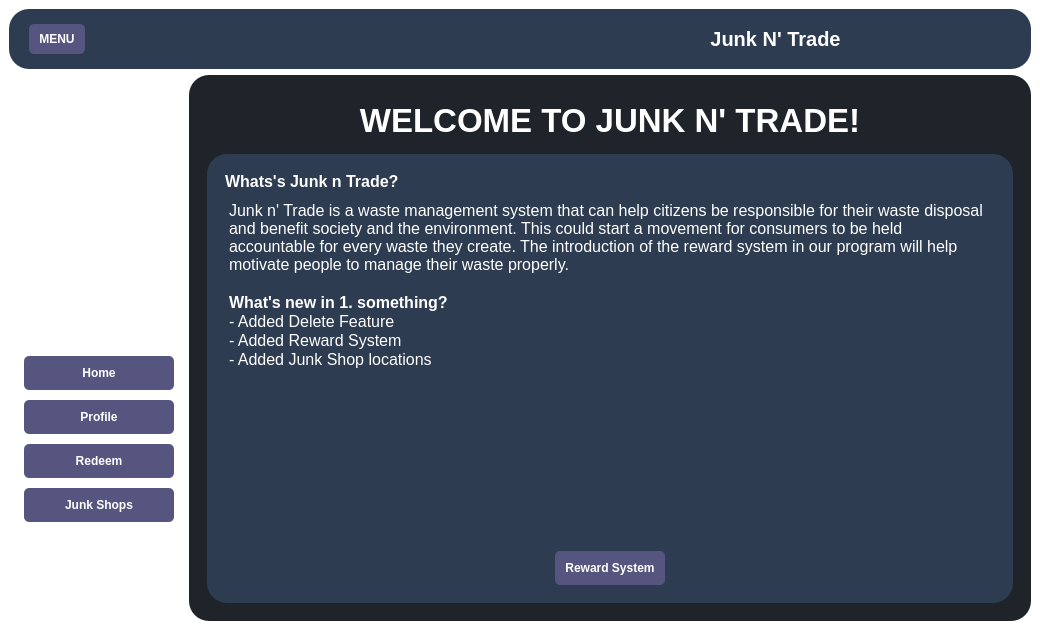
<?xml version="1.0" encoding="UTF-8"?>
<ui version="4.0">
 <class>MainWindow</class>
 <widget class="QMainWindow" name="MainWindow">
  <property name="geometry">
   <rect>
    <x>0</x>
    <y>0</y>
    <width>1040</width>
    <height>630</height>
   </rect>
  </property>
  <property name="maximumSize">
   <size>
    <width>1280</width>
    <height>720</height>
   </size>
  </property>
  <property name="windowTitle">
   <string>MainWindow</string>
  </property>
  <property name="styleSheet">
   <string notr="true">* {
	border: none;
	background-color: transparent;
}

#header {
	background-color:  rgb(45, 60, 81);
	border-radius: 20px;
}

#centralwidget {
	background-color: qlineargradient(spread:pad, x1:0, y1:0, x2:1, y2:1, stop:0 rgba(44, 0, 		    		134, 255), stop:1 rgba(28, 124, 31, 255));
	border-radius: 20px;
	
}

#sideMenu {
	background-color: transparent;
	color: #fff;
}

QLabel {
	color: #fff
}
QPushButton {
	padding: 10px;
	background-color: rgb(85, 85, 127);
	border-radius: 5px;
	color: #fff;
}

#mainMenu {
	background-color: #1f232a;
	border-radius: 20px;
}

QPushButton:hover {
	background-color: rgb(30, 215, 96);
}

QPushButton:pressed {
	background-color: rgb(255, 255, 255);
}

QTextEdit {
	color: #fff;
}

</string>
  </property>
  <widget class="QWidget" name="centralwidget">
   <layout class="QVBoxLayout" name="verticalLayout">
    <item alignment="Qt::AlignTop">
     <widget class="QFrame" name="header">
      <property name="minimumSize">
       <size>
        <width>0</width>
        <height>60</height>
       </size>
      </property>
      <property name="maximumSize">
       <size>
        <width>16777215</width>
        <height>70</height>
       </size>
      </property>
      <property name="frameShape">
       <enum>QFrame::Box</enum>
      </property>
      <property name="frameShadow">
       <enum>QFrame::Raised</enum>
      </property>
      <layout class="QHBoxLayout" name="horizontalLayout_2">
       <property name="spacing">
        <number>0</number>
       </property>
       <property name="leftMargin">
        <number>0</number>
       </property>
       <property name="topMargin">
        <number>0</number>
       </property>
       <property name="rightMargin">
        <number>0</number>
       </property>
       <property name="bottomMargin">
        <number>0</number>
       </property>
       <item alignment="Qt::AlignLeft">
        <widget class="QFrame" name="frame">
         <property name="sizePolicy">
          <sizepolicy hsizetype="Preferred" vsizetype="Preferred">
           <horstretch>0</horstretch>
           <verstretch>0</verstretch>
          </sizepolicy>
         </property>
         <property name="minimumSize">
          <size>
           <width>0</width>
           <height>50</height>
          </size>
         </property>
         <property name="maximumSize">
          <size>
           <width>16777215</width>
           <height>50</height>
          </size>
         </property>
         <property name="frameShape">
          <enum>QFrame::Box</enum>
         </property>
         <property name="frameShadow">
          <enum>QFrame::Raised</enum>
         </property>
         <layout class="QHBoxLayout" name="horizontalLayout_3">
          <property name="spacing">
           <number>10</number>
          </property>
          <property name="leftMargin">
           <number>20</number>
          </property>
          <property name="topMargin">
           <number>0</number>
          </property>
          <property name="rightMargin">
           <number>0</number>
          </property>
          <property name="bottomMargin">
           <number>0</number>
          </property>
          <item>
           <widget class="QPushButton" name="menuBtn">
            <property name="minimumSize">
             <size>
              <width>0</width>
              <height>30</height>
             </size>
            </property>
            <property name="maximumSize">
             <size>
              <width>16777215</width>
              <height>30</height>
             </size>
            </property>
            <property name="font">
             <font>
              <weight>75</weight>
              <bold>true</bold>
             </font>
            </property>
            <property name="text">
             <string>MENU</string>
            </property>
            <property name="icon">
             <iconset resource="icons.qrc">
              <normaloff>:/icons/icons/align-justify.svg</normaloff>:/icons/icons/align-justify.svg</iconset>
            </property>
            <property name="iconSize">
             <size>
              <width>24</width>
              <height>24</height>
             </size>
            </property>
           </widget>
          </item>
         </layout>
        </widget>
       </item>
       <item>
        <widget class="QFrame" name="frame_3">
         <property name="frameShape">
          <enum>QFrame::Box</enum>
         </property>
         <property name="frameShadow">
          <enum>QFrame::Raised</enum>
         </property>
         <layout class="QVBoxLayout" name="verticalLayout_4">
          <item>
           <widget class="QLabel" name="appname">
            <property name="font">
             <font>
              <pointsize>15</pointsize>
              <weight>75</weight>
              <bold>true</bold>
             </font>
            </property>
            <property name="text">
             <string>Junk N' Trade</string>
            </property>
            <property name="alignment">
             <set>Qt::AlignCenter</set>
            </property>
           </widget>
          </item>
         </layout>
        </widget>
       </item>
      </layout>
     </widget>
    </item>
    <item>
     <widget class="QFrame" name="frame_2">
      <property name="sizePolicy">
       <sizepolicy hsizetype="Preferred" vsizetype="Expanding">
        <horstretch>0</horstretch>
        <verstretch>0</verstretch>
       </sizepolicy>
      </property>
      <property name="frameShape">
       <enum>QFrame::Box</enum>
      </property>
      <property name="frameShadow">
       <enum>QFrame::Raised</enum>
      </property>
      <layout class="QHBoxLayout" name="horizontalLayout">
       <property name="spacing">
        <number>0</number>
       </property>
       <property name="leftMargin">
        <number>0</number>
       </property>
       <property name="topMargin">
        <number>0</number>
       </property>
       <property name="rightMargin">
        <number>0</number>
       </property>
       <property name="bottomMargin">
        <number>0</number>
       </property>
       <item>
        <widget class="QCustomSlideMenu" name="sideMenu" native="true">
         <property name="sizePolicy">
          <sizepolicy hsizetype="Preferred" vsizetype="Preferred">
           <horstretch>0</horstretch>
           <verstretch>0</verstretch>
          </sizepolicy>
         </property>
         <layout class="QVBoxLayout" name="verticalLayout_2">
          <property name="spacing">
           <number>0</number>
          </property>
          <property name="leftMargin">
           <number>15</number>
          </property>
          <property name="topMargin">
           <number>0</number>
          </property>
          <property name="rightMargin">
           <number>15</number>
          </property>
          <property name="bottomMargin">
           <number>15</number>
          </property>
          <item>
           <widget class="QFrame" name="appIcon">
            <property name="frameShape">
             <enum>QFrame::StyledPanel</enum>
            </property>
            <property name="frameShadow">
             <enum>QFrame::Raised</enum>
            </property>
            <layout class="QVBoxLayout" name="verticalLayout_11">
             <property name="spacing">
              <number>0</number>
             </property>
             <property name="leftMargin">
              <number>0</number>
             </property>
             <property name="topMargin">
              <number>0</number>
             </property>
             <property name="rightMargin">
              <number>0</number>
             </property>
             <property name="bottomMargin">
              <number>0</number>
             </property>
             <item>
              <widget class="QLabel" name="label_10">
               <property name="mouseTracking">
                <bool>false</bool>
               </property>
               <property name="styleSheet">
                <string notr="true">image: url(:/logo/logo/logo_1.2.png);</string>
               </property>
               <property name="text">
                <string/>
               </property>
              </widget>
             </item>
            </layout>
           </widget>
          </item>
          <item alignment="Qt::AlignLeft|Qt::AlignTop">
           <widget class="QFrame" name="frame_4">
            <property name="minimumSize">
             <size>
              <width>150</width>
              <height>0</height>
             </size>
            </property>
            <property name="maximumSize">
             <size>
              <width>150</width>
              <height>16777215</height>
             </size>
            </property>
            <property name="font">
             <font>
              <kerning>true</kerning>
             </font>
            </property>
            <property name="frameShape">
             <enum>QFrame::Box</enum>
            </property>
            <layout class="QVBoxLayout" name="verticalLayout_3">
             <property name="spacing">
              <number>10</number>
             </property>
             <property name="leftMargin">
              <number>0</number>
             </property>
             <property name="topMargin">
              <number>15</number>
             </property>
             <property name="rightMargin">
              <number>0</number>
             </property>
             <property name="bottomMargin">
              <number>0</number>
             </property>
             <item>
              <widget class="QPushButton" name="homeBtn">
               <property name="font">
                <font>
                 <weight>75</weight>
                 <bold>true</bold>
                </font>
               </property>
               <property name="text">
                <string>Home</string>
               </property>
               <property name="icon">
                <iconset resource="icons.qrc">
                 <normaloff>:/icons/icons/home.svg</normaloff>:/icons/icons/home.svg</iconset>
               </property>
               <property name="iconSize">
                <size>
                 <width>24</width>
                 <height>24</height>
                </size>
               </property>
              </widget>
             </item>
             <item>
              <widget class="QPushButton" name="profileBtn">
               <property name="font">
                <font>
                 <weight>75</weight>
                 <bold>true</bold>
                </font>
               </property>
               <property name="text">
                <string>Profile</string>
               </property>
               <property name="icon">
                <iconset resource="icons.qrc">
                 <normaloff>:/icons/icons/user.svg</normaloff>:/icons/icons/user.svg</iconset>
               </property>
               <property name="iconSize">
                <size>
                 <width>24</width>
                 <height>24</height>
                </size>
               </property>
              </widget>
             </item>
             <item>
              <widget class="QPushButton" name="redeemBtn">
               <property name="font">
                <font>
                 <weight>75</weight>
                 <bold>true</bold>
                </font>
               </property>
               <property name="text">
                <string>Redeem</string>
               </property>
               <property name="icon">
                <iconset resource="icons.qrc">
                 <normaloff>:/icons/icons/shopping-bag.svg</normaloff>:/icons/icons/shopping-bag.svg</iconset>
               </property>
               <property name="iconSize">
                <size>
                 <width>24</width>
                 <height>24</height>
                </size>
               </property>
              </widget>
             </item>
             <item>
              <widget class="QPushButton" name="junkBtn">
               <property name="font">
                <font>
                 <weight>75</weight>
                 <bold>true</bold>
                </font>
               </property>
               <property name="text">
                <string>Junk Shops</string>
               </property>
               <property name="icon">
                <iconset resource="icons.qrc">
                 <normaloff>:/icons/icons/map-pin.svg</normaloff>:/icons/icons/map-pin.svg</iconset>
               </property>
               <property name="iconSize">
                <size>
                 <width>24</width>
                 <height>24</height>
                </size>
               </property>
              </widget>
             </item>
            </layout>
           </widget>
          </item>
         </layout>
        </widget>
       </item>
       <item>
        <widget class="QFrame" name="mainMenu">
         <property name="sizePolicy">
          <sizepolicy hsizetype="Expanding" vsizetype="Preferred">
           <horstretch>0</horstretch>
           <verstretch>0</verstretch>
          </sizepolicy>
         </property>
         <layout class="QVBoxLayout" name="verticalLayout_5">
          <property name="spacing">
           <number>0</number>
          </property>
          <property name="leftMargin">
           <number>0</number>
          </property>
          <property name="topMargin">
           <number>0</number>
          </property>
          <property name="rightMargin">
           <number>0</number>
          </property>
          <property name="bottomMargin">
           <number>0</number>
          </property>
          <item>
           <widget class="QStackedWidget" name="stackedWidget">
            <property name="currentIndex">
             <number>0</number>
            </property>
            <widget class="QWidget" name="home">
             <layout class="QVBoxLayout" name="verticalLayout_12">
              <item>
               <widget class="QWidget" name="widget_7" native="true">
                <layout class="QVBoxLayout" name="verticalLayout_13">
                 <item>
                  <widget class="QFrame" name="frame_7">
                   <property name="maximumSize">
                    <size>
                     <width>16777215</width>
                     <height>70</height>
                    </size>
                   </property>
                   <property name="frameShape">
                    <enum>QFrame::StyledPanel</enum>
                   </property>
                   <property name="frameShadow">
                    <enum>QFrame::Raised</enum>
                   </property>
                   <layout class="QVBoxLayout" name="verticalLayout_14">
                    <item>
                     <widget class="QLabel" name="homeName">
                      <property name="font">
                       <font>
                        <pointsize>25</pointsize>
                        <weight>75</weight>
                        <italic>false</italic>
                        <bold>true</bold>
                       </font>
                      </property>
                      <property name="text">
                       <string>WELCOME TO JUNK N' TRADE!</string>
                      </property>
                      <property name="alignment">
                       <set>Qt::AlignCenter</set>
                      </property>
                     </widget>
                    </item>
                   </layout>
                  </widget>
                 </item>
                 <item>
                  <widget class="QFrame" name="stack_holder">
                   <property name="styleSheet">
                    <string notr="true">#stack_holder {
	background-color:  rgb(45, 60, 81);
	border-radius: 20px;
}</string>
                   </property>
                   <property name="frameShape">
                    <enum>QFrame::StyledPanel</enum>
                   </property>
                   <property name="frameShadow">
                    <enum>QFrame::Raised</enum>
                   </property>
                   <layout class="QVBoxLayout" name="verticalLayout_15">
                    <item>
                     <widget class="QStackedWidget" name="stackedWidget_2">
                      <widget class="QWidget" name="description">
                       <layout class="QVBoxLayout" name="verticalLayout_10">
                        <item>
                         <widget class="QLabel" name="label_11">
                          <property name="font">
                           <font>
                            <pointsize>12</pointsize>
                            <weight>75</weight>
                            <bold>true</bold>
                           </font>
                          </property>
                          <property name="text">
                           <string>Whats's Junk n Trade?</string>
                          </property>
                         </widget>
                        </item>
                        <item>
                         <widget class="QTextEdit" name="textEdit">
                          <property name="html">
                           <string>&lt;!DOCTYPE HTML PUBLIC &quot;-//W3C//DTD HTML 4.0//EN&quot; &quot;http://www.w3.org/TR/REC-html40/strict.dtd&quot;&gt;
&lt;html&gt;&lt;head&gt;&lt;meta name=&quot;qrichtext&quot; content=&quot;1&quot; /&gt;&lt;style type=&quot;text/css&quot;&gt;
p, li { white-space: pre-wrap; }
&lt;/style&gt;&lt;/head&gt;&lt;body style=&quot; font-family:'MS Shell Dlg 2'; font-size:7.8pt; font-weight:400; font-style:normal;&quot;&gt;
&lt;p style=&quot; margin-top:0px; margin-bottom:0px; margin-left:0px; margin-right:0px; -qt-block-indent:0; text-indent:0px;&quot;&gt;&lt;span style=&quot; font-size:12pt;&quot;&gt;Junk n' Trade is a waste management system that can help citizens be responsible for their waste disposal and benefit society and the environment. This could start a movement for consumers to be held accountable for every waste they create. The introduction of the reward system in our program will help motivate people to manage their waste properly.&lt;/span&gt;&lt;/p&gt;
&lt;p style=&quot;-qt-paragraph-type:empty; margin-top:0px; margin-bottom:0px; margin-left:0px; margin-right:0px; -qt-block-indent:0; text-indent:0px; font-size:12pt;&quot;&gt;&lt;br /&gt;&lt;/p&gt;
&lt;p style=&quot; margin-top:0px; margin-bottom:0px; margin-left:0px; margin-right:0px; -qt-block-indent:0; text-indent:0px;&quot;&gt;&lt;span style=&quot; font-size:12pt; font-weight:600;&quot;&gt;What's new in 1. something?&lt;/span&gt;&lt;/p&gt;
&lt;p style=&quot; margin-top:0px; margin-bottom:0px; margin-left:0px; margin-right:0px; -qt-block-indent:0; text-indent:0px;&quot;&gt;&lt;span style=&quot; font-size:12pt;&quot;&gt;- Added Delete Feature&lt;/span&gt;&lt;/p&gt;
&lt;p style=&quot; margin-top:0px; margin-bottom:0px; margin-left:0px; margin-right:0px; -qt-block-indent:0; text-indent:0px;&quot;&gt;&lt;span style=&quot; font-size:12pt;&quot;&gt;- Added Reward System&lt;/span&gt;&lt;/p&gt;
&lt;p style=&quot; margin-top:0px; margin-bottom:0px; margin-left:0px; margin-right:0px; -qt-block-indent:0; text-indent:0px;&quot;&gt;&lt;span style=&quot; font-size:12pt;&quot;&gt;- Added Junk Shop locations&lt;/span&gt;&lt;/p&gt;
&lt;p style=&quot;-qt-paragraph-type:empty; margin-top:0px; margin-bottom:0px; margin-left:0px; margin-right:0px; -qt-block-indent:0; text-indent:0px; font-size:12pt; font-weight:600;&quot;&gt;&lt;br /&gt;&lt;/p&gt;
&lt;p style=&quot;-qt-paragraph-type:empty; margin-top:0px; margin-bottom:0px; margin-left:0px; margin-right:0px; -qt-block-indent:0; text-indent:0px; font-size:10pt;&quot;&gt;&lt;br /&gt;&lt;/p&gt;&lt;/body&gt;&lt;/html&gt;</string>
                          </property>
                         </widget>
                        </item>
                        <item alignment="Qt::AlignHCenter">
                         <widget class="QFrame" name="frame_6">
                          <property name="maximumSize">
                           <size>
                            <width>16777215</width>
                            <height>50</height>
                           </size>
                          </property>
                          <property name="frameShape">
                           <enum>QFrame::StyledPanel</enum>
                          </property>
                          <property name="frameShadow">
                           <enum>QFrame::Raised</enum>
                          </property>
                          <layout class="QHBoxLayout" name="horizontalLayout_7">
                           <property name="spacing">
                            <number>0</number>
                           </property>
                           <property name="leftMargin">
                            <number>0</number>
                           </property>
                           <property name="topMargin">
                            <number>0</number>
                           </property>
                           <property name="rightMargin">
                            <number>0</number>
                           </property>
                           <property name="bottomMargin">
                            <number>0</number>
                           </property>
                           <item>
                            <widget class="QPushButton" name="rewardBtn">
                             <property name="font">
                              <font>
                               <weight>75</weight>
                               <bold>true</bold>
                              </font>
                             </property>
                             <property name="text">
                              <string>Reward System</string>
                             </property>
                             <property name="icon">
                              <iconset resource="icons.qrc">
                               <normaloff>:/icons/icons/tool.svg</normaloff>:/icons/icons/tool.svg</iconset>
                             </property>
                            </widget>
                           </item>
                          </layout>
                         </widget>
                        </item>
                       </layout>
                      </widget>
                      <widget class="QWidget" name="reward">
                       <layout class="QVBoxLayout" name="verticalLayout_17">
                        <item>
                         <widget class="QLabel" name="label_5">
                          <property name="minimumSize">
                           <size>
                            <width>0</width>
                            <height>0</height>
                           </size>
                          </property>
                          <property name="maximumSize">
                           <size>
                            <width>16777215</width>
                            <height>40</height>
                           </size>
                          </property>
                          <property name="font">
                           <font>
                            <pointsize>12</pointsize>
                            <weight>75</weight>
                            <bold>true</bold>
                           </font>
                          </property>
                          <property name="text">
                           <string>Reward System</string>
                          </property>
                         </widget>
                        </item>
                        <item>
                         <widget class="QScrollArea" name="scrollArea">
                          <property name="mouseTracking">
                           <bool>true</bool>
                          </property>
                          <property name="widgetResizable">
                           <bool>true</bool>
                          </property>
                          <widget class="QWidget" name="scrollAreaWidgetContents">
                           <property name="geometry">
                            <rect>
                             <x>-468</x>
                             <y>-1867</y>
                             <width>1605</width>
                             <height>2263</height>
                            </rect>
                           </property>
                           <property name="styleSheet">
                            <string notr="true"/>
                           </property>
                           <layout class="QHBoxLayout" name="horizontalLayout_8">
                            <item>
                             <widget class="QLabel" name="label_12">
                              <property name="text">
                               <string/>
                              </property>
                              <property name="pixmap">
                               <pixmap>logo/misc/white_reward.png</pixmap>
                              </property>
                             </widget>
                            </item>
                           </layout>
                          </widget>
                         </widget>
                        </item>
                        <item alignment="Qt::AlignHCenter|Qt::AlignVCenter">
                         <widget class="QFrame" name="frame_8">
                          <property name="frameShape">
                           <enum>QFrame::StyledPanel</enum>
                          </property>
                          <property name="frameShadow">
                           <enum>QFrame::Raised</enum>
                          </property>
                          <layout class="QVBoxLayout" name="verticalLayout_18">
                           <property name="spacing">
                            <number>0</number>
                           </property>
                           <property name="leftMargin">
                            <number>0</number>
                           </property>
                           <property name="topMargin">
                            <number>0</number>
                           </property>
                           <property name="rightMargin">
                            <number>0</number>
                           </property>
                           <property name="bottomMargin">
                            <number>0</number>
                           </property>
                           <item>
                            <widget class="QPushButton" name="wnBtn">
                             <property name="font">
                              <font>
                               <weight>75</weight>
                               <bold>true</bold>
                              </font>
                             </property>
                             <property name="text">
                              <string>What's JNT?</string>
                             </property>
                             <property name="icon">
                              <iconset resource="icons.qrc">
                               <normaloff>:/icons/icons/check-circle.svg</normaloff>:/icons/icons/check-circle.svg</iconset>
                             </property>
                            </widget>
                           </item>
                          </layout>
                         </widget>
                        </item>
                       </layout>
                      </widget>
                     </widget>
                    </item>
                   </layout>
                  </widget>
                 </item>
                </layout>
               </widget>
              </item>
             </layout>
            </widget>
            <widget class="QWidget" name="profile">
             <layout class="QVBoxLayout" name="verticalLayout_6">
              <item>
               <widget class="QFrame" name="frame_5">
                <property name="minimumSize">
                 <size>
                  <width>0</width>
                  <height>30</height>
                 </size>
                </property>
                <property name="frameShape">
                 <enum>QFrame::StyledPanel</enum>
                </property>
                <property name="frameShadow">
                 <enum>QFrame::Raised</enum>
                </property>
                <layout class="QHBoxLayout" name="horizontalLayout_6">
                 <item alignment="Qt::AlignHCenter">
                  <widget class="QLabel" name="profileTitle">
                   <property name="font">
                    <font>
                     <pointsize>15</pointsize>
                     <weight>75</weight>
                     <bold>true</bold>
                    </font>
                   </property>
                   <property name="text">
                    <string>PROFILE</string>
                   </property>
                  </widget>
                 </item>
                </layout>
               </widget>
              </item>
              <item>
               <widget class="QFrame" name="frame_5">
                <property name="styleSheet">
                 <string notr="true">#frame_5 {
	background-color:  rgb(45, 60, 81);
	border-radius: 20px;
}</string>
                </property>
                <layout class="QVBoxLayout" name="verticalLayout_7">
                 <item>
                  <widget class="QFrame" name="details">
                   <property name="sizePolicy">
                    <sizepolicy hsizetype="Expanding" vsizetype="Expanding">
                     <horstretch>0</horstretch>
                     <verstretch>0</verstretch>
                    </sizepolicy>
                   </property>
                   <property name="styleSheet">
                    <string notr="true"/>
                   </property>
                   <property name="frameShape">
                    <enum>QFrame::StyledPanel</enum>
                   </property>
                   <property name="frameShadow">
                    <enum>QFrame::Raised</enum>
                   </property>
                   <layout class="QHBoxLayout" name="horizontalLayout_4">
                    <item alignment="Qt::AlignHCenter">
                     <widget class="QFrame" name="columnA">
                      <property name="maximumSize">
                       <size>
                        <width>150</width>
                        <height>16777215</height>
                       </size>
                      </property>
                      <property name="frameShape">
                       <enum>QFrame::StyledPanel</enum>
                      </property>
                      <property name="frameShadow">
                       <enum>QFrame::Raised</enum>
                      </property>
                      <layout class="QVBoxLayout" name="verticalLayout_9">
                       <property name="rightMargin">
                        <number>9</number>
                       </property>
                       <item>
                        <widget class="QLabel" name="label">
                         <property name="font">
                          <font>
                           <weight>75</weight>
                           <bold>true</bold>
                          </font>
                         </property>
                         <property name="text">
                          <string>Member ID:</string>
                         </property>
                        </widget>
                       </item>
                       <item>
                        <widget class="QLabel" name="label_2">
                         <property name="font">
                          <font>
                           <weight>75</weight>
                           <bold>true</bold>
                          </font>
                         </property>
                         <property name="text">
                          <string>Username:</string>
                         </property>
                        </widget>
                       </item>
                       <item>
                        <widget class="QLabel" name="label_6">
                         <property name="font">
                          <font>
                           <weight>75</weight>
                           <bold>true</bold>
                          </font>
                         </property>
                         <property name="text">
                          <string>First Name:</string>
                         </property>
                        </widget>
                       </item>
                       <item>
                        <widget class="QLabel" name="label_8">
                         <property name="font">
                          <font>
                           <weight>75</weight>
                           <bold>true</bold>
                          </font>
                         </property>
                         <property name="text">
                          <string>Last name:</string>
                         </property>
                        </widget>
                       </item>
                       <item>
                        <widget class="QLabel" name="label_7">
                         <property name="font">
                          <font>
                           <weight>75</weight>
                           <bold>true</bold>
                          </font>
                         </property>
                         <property name="text">
                          <string>Contact No.:</string>
                         </property>
                        </widget>
                       </item>
                       <item>
                        <widget class="QLabel" name="label_9">
                         <property name="font">
                          <font>
                           <weight>75</weight>
                           <bold>true</bold>
                          </font>
                         </property>
                         <property name="text">
                          <string>Email Address:</string>
                         </property>
                        </widget>
                       </item>
                      </layout>
                     </widget>
                    </item>
                    <item>
                     <widget class="QFrame" name="columnB">
                      <property name="styleSheet">
                       <string notr="true">QLineEdit {
	background-color: #fff;
	border-radius: 10px;
}

QLineEdit:Focus {
	border: 2px solid #0000ff;
}</string>
                      </property>
                      <property name="frameShape">
                       <enum>QFrame::StyledPanel</enum>
                      </property>
                      <property name="frameShadow">
                       <enum>QFrame::Raised</enum>
                      </property>
                      <layout class="QVBoxLayout" name="verticalLayout_8">
                       <item>
                        <widget class="QLineEdit" name="memLine">
                         <property name="maximumSize">
                          <size>
                           <width>16777215</width>
                           <height>40</height>
                          </size>
                         </property>
                         <property name="placeholderText">
                          <string>eg. 0001</string>
                         </property>
                        </widget>
                       </item>
                       <item>
                        <widget class="QLineEdit" name="userLine">
                         <property name="maximumSize">
                          <size>
                           <width>16777215</width>
                           <height>40</height>
                          </size>
                         </property>
                         <property name="placeholderText">
                          <string>admin</string>
                         </property>
                        </widget>
                       </item>
                       <item>
                        <widget class="QLineEdit" name="fnLine">
                         <property name="maximumSize">
                          <size>
                           <width>16777215</width>
                           <height>40</height>
                          </size>
                         </property>
                         <property name="placeholderText">
                          <string>Victor</string>
                         </property>
                        </widget>
                       </item>
                       <item>
                        <widget class="QLineEdit" name="lnLine">
                         <property name="maximumSize">
                          <size>
                           <width>16777215</width>
                           <height>40</height>
                          </size>
                         </property>
                         <property name="placeholderText">
                          <string>Magtanggol</string>
                         </property>
                        </widget>
                       </item>
                       <item>
                        <widget class="QLineEdit" name="contLine">
                         <property name="maximumSize">
                          <size>
                           <width>16777215</width>
                           <height>40</height>
                          </size>
                         </property>
                         <property name="placeholderText">
                          <string>09123244127</string>
                         </property>
                        </widget>
                       </item>
                       <item>
                        <widget class="QLineEdit" name="emailLine">
                         <property name="maximumSize">
                          <size>
                           <width>16777215</width>
                           <height>40</height>
                          </size>
                         </property>
                         <property name="placeholderText">
                          <string>sample123@gmail.com</string>
                         </property>
                        </widget>
                       </item>
                      </layout>
                     </widget>
                    </item>
                   </layout>
                  </widget>
                 </item>
                 <item alignment="Qt::AlignHCenter">
                  <widget class="QFrame" name="logout">
                   <property name="maximumSize">
                    <size>
                     <width>16777215</width>
                     <height>55</height>
                    </size>
                   </property>
                   <property name="frameShape">
                    <enum>QFrame::StyledPanel</enum>
                   </property>
                   <property name="frameShadow">
                    <enum>QFrame::Raised</enum>
                   </property>
                   <layout class="QHBoxLayout" name="horizontalLayout_5">
                    <property name="leftMargin">
                     <number>0</number>
                    </property>
                    <property name="topMargin">
                     <number>0</number>
                    </property>
                    <property name="rightMargin">
                     <number>0</number>
                    </property>
                    <property name="bottomMargin">
                     <number>0</number>
                    </property>
                    <item>
                     <widget class="QPushButton" name="logOut">
                      <property name="font">
                       <font>
                        <weight>75</weight>
                        <bold>true</bold>
                       </font>
                      </property>
                      <property name="text">
                       <string>LOG OUT</string>
                      </property>
                      <property name="icon">
                       <iconset resource="icons.qrc">
                        <normaloff>:/icons/icons/log-out.svg</normaloff>:/icons/icons/log-out.svg</iconset>
                      </property>
                     </widget>
                    </item>
                    <item>
                     <widget class="QPushButton" name="updBtn">
                      <property name="font">
                       <font>
                        <weight>75</weight>
                        <bold>true</bold>
                       </font>
                      </property>
                      <property name="text">
                       <string>UPDATE PROFILE</string>
                      </property>
                      <property name="icon">
                       <iconset resource="icons.qrc">
                        <normaloff>:/icons/icons/save.svg</normaloff>:/icons/icons/save.svg</iconset>
                      </property>
                     </widget>
                    </item>
                    <item>
                     <widget class="QPushButton" name="pushButton">
                      <property name="font">
                       <font>
                        <weight>75</weight>
                        <bold>true</bold>
                       </font>
                      </property>
                      <property name="text">
                       <string>DELETE ACCOUNT</string>
                      </property>
                      <property name="icon">
                       <iconset resource="icons.qrc">
                        <normaloff>:/icons/icons/trash-2.svg</normaloff>:/icons/icons/trash-2.svg</iconset>
                      </property>
                     </widget>
                    </item>
                   </layout>
                  </widget>
                 </item>
                </layout>
               </widget>
              </item>
             </layout>
            </widget>
            <widget class="QWidget" name="redeem">
             <layout class="QVBoxLayout" name="verticalLayout_16">
              <item>
               <widget class="QFrame" name="redeemFrame">
                <property name="maximumSize">
                 <size>
                  <width>16777215</width>
                  <height>16777215</height>
                 </size>
                </property>
                <property name="styleSheet">
                 <string notr="true"/>
                </property>
                <property name="frameShape">
                 <enum>QFrame::StyledPanel</enum>
                </property>
                <property name="frameShadow">
                 <enum>QFrame::Raised</enum>
                </property>
                <layout class="QHBoxLayout" name="horizontalLayout_9">
                 <item>
                  <widget class="QLabel" name="label_3">
                   <property name="maximumSize">
                    <size>
                     <width>16777215</width>
                     <height>50</height>
                    </size>
                   </property>
                   <property name="font">
                    <font>
                     <pointsize>25</pointsize>
                     <weight>75</weight>
                     <bold>true</bold>
                    </font>
                   </property>
                   <property name="styleSheet">
                    <string notr="true"/>
                   </property>
                   <property name="text">
                    <string>REDEEM</string>
                   </property>
                   <property name="alignment">
                    <set>Qt::AlignCenter</set>
                   </property>
                  </widget>
                 </item>
                 <item>
                  <widget class="QWidget" name="pointBox" native="true">
                   <widget class="QLabel" name="label_13">
                    <property name="geometry">
                     <rect>
                      <x>90</x>
                      <y>10</y>
                      <width>55</width>
                      <height>16</height>
                     </rect>
                    </property>
                    <property name="text">
                     <string>TextLabel</string>
                    </property>
                   </widget>
                   <widget class="QLineEdit" name="lineEdit">
                    <property name="geometry">
                     <rect>
                      <x>210</x>
                      <y>10</y>
                      <width>113</width>
                      <height>22</height>
                     </rect>
                    </property>
                   </widget>
                  </widget>
                 </item>
                </layout>
               </widget>
              </item>
              <item>
               <widget class="QFrame" name="frame_10">
                <property name="styleSheet">
                 <string notr="true">#frame_10 {
	background-color:  rgb(45, 60, 81);
	border-radius: 20px;
}</string>
                </property>
                <property name="frameShape">
                 <enum>QFrame::StyledPanel</enum>
                </property>
                <property name="frameShadow">
                 <enum>QFrame::Raised</enum>
                </property>
               </widget>
              </item>
             </layout>
            </widget>
            <widget class="QWidget" name="shops">
             <layout class="QVBoxLayout" name="verticalLayout_19">
              <item>
               <widget class="QLabel" name="label_4">
                <property name="maximumSize">
                 <size>
                  <width>16777215</width>
                  <height>50</height>
                 </size>
                </property>
                <property name="font">
                 <font>
                  <pointsize>30</pointsize>
                  <weight>75</weight>
                  <bold>true</bold>
                 </font>
                </property>
                <property name="text">
                 <string>JUNK SHOPS</string>
                </property>
                <property name="alignment">
                 <set>Qt::AlignCenter</set>
                </property>
               </widget>
              </item>
              <item>
               <widget class="QFrame" name="frame_9">
                <property name="styleSheet">
                 <string notr="true">#frame_9 {
	background-color:  rgb(45, 60, 81);
	border-radius: 20px;
}</string>
                </property>
                <property name="frameShape">
                 <enum>QFrame::StyledPanel</enum>
                </property>
                <property name="frameShadow">
                 <enum>QFrame::Raised</enum>
                </property>
               </widget>
              </item>
             </layout>
            </widget>
           </widget>
          </item>
         </layout>
        </widget>
       </item>
      </layout>
     </widget>
    </item>
   </layout>
  </widget>
 </widget>
 <customwidgets>
  <customwidget>
   <class>QCustomSlideMenu</class>
   <extends>QWidget</extends>
   <header location="global">Custom_Widgets.Widgets.h</header>
   <container>1</container>
  </customwidget>
 </customwidgets>
 <resources>
  <include location="icons.qrc"/>
  <include location="logos.qrc"/>
 </resources>
 <connections/>
</ui>
